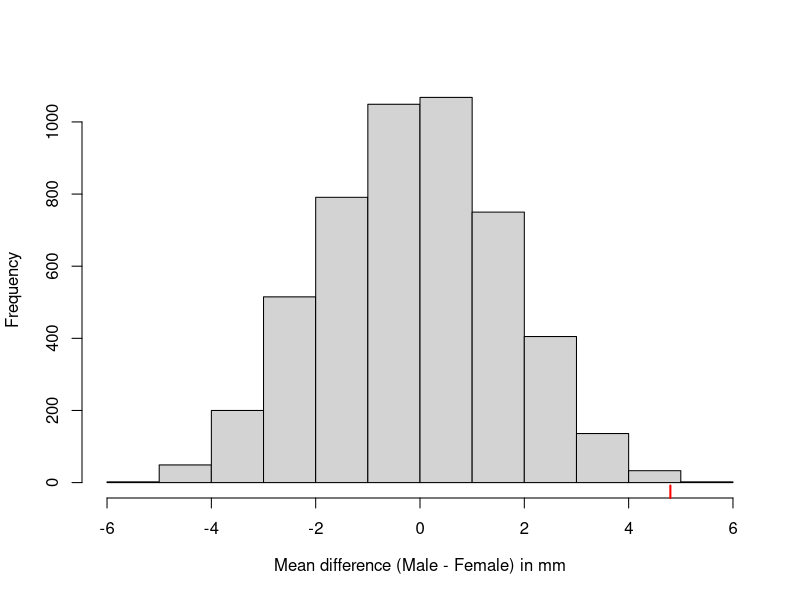

The R source for this figure: (Note: this script raises an error after producing the figure.)
### R code from vignette source 'permutations.Rnw'

###################################################
### code chunk number 1: preliminary
###################################################
options("prompt" = "R> ", "continue" = "+  ")
options(useFancyQuotes="UTF-8")
suppressWarnings(RNGversion("3.5.0"))


###################################################
### code chunk number 2: load_jackal
###################################################
library("permute")
data(jackal)
jackal


###################################################
### code chunk number 3: ttest_jackal
###################################################
jack.t <- t.test(Length ~ Sex, data = jackal, var.equal = TRUE,
                 alternative = "greater")
jack.t


###################################################
### code chunk number 4: ftest_jackal
###################################################
var.test(Length ~ Sex, data = jackal)
fligner.test(Length ~ Sex, data = jackal)


###################################################
### code chunk number 5: meanFun
###################################################
meanDif <- function(x, grp) {
 mean(x[grp == "Male"]) - mean(x[grp == "Female"])
}


###################################################
### code chunk number 6: randJackal
###################################################
Djackal <- numeric(length = 5000)
N <- nrow(jackal)
set.seed(42)
for(i in seq_len(length(Djackal) - 1)) {
    perm <- shuffle(N)
    Djackal[i] <- with(jackal, meanDif(Length, Sex[perm]))
}
Djackal[5000] <- with(jackal, meanDif(Length, Sex))


###################################################
### code chunk number 7: hist_jackal (eval = FALSE)
###################################################
## hist(Djackal, main = "",
##      xlab = expression("Mean difference (Male - Female) in mm"))
## rug(Djackal[5000], col = "red", lwd = 2)


###################################################
### code chunk number 8: permutations.Rnw:122-123
###################################################
(Dbig <- sum(Djackal >= Djackal[5000]))


###################################################
### code chunk number 9: permutations.Rnw:126-127
###################################################
Dbig / length(Djackal)


###################################################
### code chunk number 10: draw_hist_jackal
###################################################
hist(Djackal, main = "",
     xlab = expression("Mean difference (Male - Female) in mm"))
rug(Djackal[5000], col = "red", lwd = 2)


###################################################
### code chunk number 11: permutations.Rnw:139-140
###################################################
choose(20, 10)


###################################################
### code chunk number 12: show_args
###################################################
args(shuffle)


###################################################
### code chunk number 13: show_str
###################################################
str(how())


###################################################
### code chunk number 14: compare_shuffle_sample
###################################################
set.seed(2)
(r1 <- shuffle(10))
set.seed(2)
(r2 <- sample(1:10, 10, replace = FALSE))
all.equal(r1, r2)


###################################################
### code chunk number 15: series1
###################################################
set.seed(4)
x <- 1:10
CTRL <- how(within = Within(type = "series"))
perm <- shuffle(10, control = CTRL)
perm
x[perm] ## equivalent


###################################################
### code chunk number 16: grid1
###################################################
set.seed(4)
plt <- gl(3, 9)
CTRL <- how(within = Within(type = "grid", ncol = 3, nrow = 3),
            plots = Plots(strata = plt))
perm <- shuffle(length(plt), control = CTRL)
perm


###################################################
### code chunk number 17: vis_grid1
###################################################
## Original
lapply(split(seq_along(plt), plt), matrix, ncol = 3)
## Shuffled
lapply(split(perm, plt), matrix, ncol = 3)


###################################################
### code chunk number 18: grid_2
###################################################
set.seed(4)
CTRL <- how(within = Within(type = "grid", ncol = 3, nrow = 3,
                            constant = TRUE),
            plots = Plots(strata = plt))
perm2 <- shuffle(length(plt), control = CTRL)
lapply(split(perm2, plt), matrix, ncol = 3)


###################################################
### code chunk number 19: series_2
###################################################
how(nperm = 10, within = Within(type = "series"))


###################################################
### code chunk number 20: shuffleSet_1
###################################################
set.seed(4)
CTRL <- how(within = Within(type = "series"))
pset <- shuffleSet(10, nset = 5, control = CTRL)
pset


###################################################
### code chunk number 21: permutations.Rnw:253-254
###################################################
how(nperm = 999)


###################################################
### code chunk number 22: withinArgs
###################################################
args(Within)


###################################################
### code chunk number 23: change-continuation
###################################################
options("prompt" = " ", "continue" = " ")


###################################################
### code chunk number 24: ptest-fun
###################################################
pt.test <- function(x, group, nperm = 199) {
    ## mean difference function
    meanDif <- function(i, x, grp) {
        grp <- grp[i]
        mean(x[grp == "Male"]) - mean(x[grp == "Female"])
    }
    ## check x and group are of same length
    stopifnot(all.equal(length(x), length(group)))
    ## number of observations
    N <- nobs(x)
    ## generate the required set of permutations
    pset <- shuffleSet(N, nset = nperm)
    ## iterate over the set of permutations applying meanDif
    D <- apply(pset, 1, meanDif, x = x, grp = group)
    ## add on the observed mean difference
    D <- c(meanDif(seq_len(N), x, group), D)
    ## compute & return the p-value
    Ds <- sum(D >= D[1]) # how many >= to the observed diff?
    Ds / (nperm + 1)     # what proportion of perms is this (the pval)?
}


###################################################
### code chunk number 25: reset-continuation
###################################################
options("prompt" = "R> ", "continue" = "+  ")


###################################################
### code chunk number 26: run-ptest
###################################################
set.seed(42) ## same seed as earlier
pval <- with(jackal, pt.test(Length, Sex, nperm = 4999))
pval


###################################################
### code chunk number 27: change-continuation
###################################################
options("prompt" = " ", "continue" = " ")


###################################################
### code chunk number 28: parallel-ptest-fun
###################################################
ppt.test <- function(x, group, nperm = 199, cores = 2) {
    ## mean difference function
    meanDif <- function(i, .x, .grp) {
        .grp <- .grp[i]
        mean(.x[.grp == "Male"]) - mean(.x[.grp == "Female"])
    }
    ## check x and group are of same length
    stopifnot(all.equal(length(x), length(group)))
    ## number of observations
    N <- nobs(x)
    ## generate the required set of permutations
    pset <- shuffleSet(N, nset = nperm)
    if (cores > 1) {
        ## initiate a cluster
        cl <- makeCluster(cores)
        on.exit(stopCluster(cl = cl))
        ## iterate over the set of permutations applying meanDif
        D <- parRapply(cl, pset, meanDif, .x = x, .grp = group)
    } else {
        D <- apply(pset, 1, meanDif, .x = x, .grp = group)
    }
    ## add on the observed mean difference
    D <- c(meanDif(seq_len(N), x, group), D)
    ## compute & return the p-value
    Ds <- sum(D >= D[1]) # how many >= to the observed diff?
    Ds / (nperm + 1)     # what proportion of perms is this (the pval)?
}


###################################################
### code chunk number 29: reset-continuation
###################################################
options("prompt" = "R> ", "continue" = "+  ")


###################################################
### code chunk number 30: run-pptest
###################################################
require("parallel")
set.seed(42)
system.time(ppval <- ppt.test(jackal$Length, jackal$Sex, nperm = 9999,
                              cores = 2))
ppval


###################################################
### code chunk number 31: run-pptest2
###################################################
set.seed(42)
system.time(ppval2 <- ppt.test(jackal$Length, jackal$Sex, nperm = 9999,
                               cores = 1))
ppval2


###################################################
### code chunk number 32: get-set-eg0
###################################################
hh <- how()


###################################################
### code chunk number 33: get-set-eg1
###################################################
getNperm(hh)


###################################################
### code chunk number 34: <get-set-eg2
###################################################
getCall(hh)
setNperm(hh) <- 999
getNperm(hh)
getCall(hh)


###################################################
### code chunk number 35: get-set-eg3
###################################################
hh <- how(within = Within(type = "series"),
          plots = Plots(type = "series", strata = gl(10, 5)),
          blocks = gl(5, 10))


###################################################
### code chunk number 36: get-set-eg4
###################################################
pl <- getPlots(hh)
setType(pl) <- "free"
setPlots(hh) <- pl


###################################################
### code chunk number 37: get-set-eg5
###################################################
getType(hh, which = "plots")


###################################################
### code chunk number 38: get-set-eg6
###################################################
getCall(getPlots(hh))


###################################################
### code chunk number 39: get-set-eg7
###################################################
hh <- update(hh, plots = update(getPlots(hh), type = "series"))
getType(hh, which = "plots")


###################################################
### code chunk number 40: seesionInfo
###################################################
toLatex(sessionInfo(), locale = FALSE)


